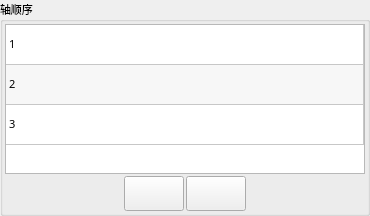
           <widget class="QGroupBox" name="groupBoxAxis">
            <property name="font">
             <font>
              <family>微软雅黑</family>
              <pointsize>8</pointsize>
              <weight>50</weight>
              <bold>false</bold>
             </font>
            </property>
            <property name="title">
             <string>轴顺序</string>
            </property>
            <layout class="QGridLayout" name="gridLayout_8">
             <property name="margin">
              <number>2</number>
             </property>
             <property name="spacing">
              <number>2</number>
             </property>
             <item row="0" column="0" colspan="4">
              <widget class="QTableWidget" name="tableWidgetAxis">
               <property name="minimumSize">
                <size>
                 <width>0</width>
                 <height>123</height>
                </size>
               </property>
               <property name="maximumSize">
                <size>
                 <width>16777215</width>
                 <height>150</height>
                </size>
               </property>
               <property name="font">
                <font>
                 <family>微软雅黑</family>
                 <pointsize>8</pointsize>
                 <weight>50</weight>
                 <italic>false</italic>
                 <bold>false</bold>
                </font>
               </property>
               <property name="focusPolicy">
                <enum>Qt::NoFocus</enum>
               </property>
               <property name="styleSheet">
                <string notr="true">selection-background-color: rgb(85, 170, 255);</string>
               </property>
               <property name="frameShape">
                <enum>QFrame::StyledPanel</enum>
               </property>
               <property name="frameShadow">
                <enum>QFrame::Plain</enum>
               </property>
               <property name="verticalScrollBarPolicy">
                <enum>Qt::ScrollBarAlwaysOff</enum>
               </property>
               <property name="horizontalScrollBarPolicy">
                <enum>Qt::ScrollBarAlwaysOff</enum>
               </property>
               <property name="editTriggers">
                <set>QAbstractItemView::NoEditTriggers</set>
               </property>
               <property name="tabKeyNavigation">
                <bool>false</bool>
               </property>
               <property name="showDropIndicator" stdset="0">
                <bool>false</bool>
               </property>
               <property name="dragDropOverwriteMode">
                <bool>false</bool>
               </property>
               <property name="alternatingRowColors">
                <bool>true</bool>
               </property>
               <property name="selectionMode">
                <enum>QAbstractItemView::SingleSelection</enum>
               </property>
               <property name="selectionBehavior">
                <enum>QAbstractItemView::SelectRows</enum>
               </property>
               <property name="wordWrap">
                <bool>false</bool>
               </property>
               <property name="rowCount">
                <number>3</number>
               </property>
               <property name="columnCount">
                <number>1</number>
               </property>
               <attribute name="horizontalHeaderVisible">
                <bool>false</bool>
               </attribute>
               <attribute name="horizontalHeaderCascadingSectionResizes">
                <bool>false</bool>
               </attribute>
               <attribute name="horizontalHeaderDefaultSectionSize">
                <number>50</number>
               </attribute>
               <attribute name="horizontalHeaderHighlightSections">
                <bool>false</bool>
               </attribute>
               <attribute name="horizontalHeaderStretchLastSection">
                <bool>true</bool>
               </attribute>
               <attribute name="verticalHeaderVisible">
                <bool>false</bool>
               </attribute>
               <attribute name="verticalHeaderDefaultSectionSize">
                <number>20</number>
               </attribute>
               <attribute name="verticalHeaderMinimumSectionSize">
                <number>40</number>
               </attribute>
               <row>
                <property name="text">
                 <string notr="true">1</string>
                </property>
                <property name="toolTip">
                 <string notr="true"/>
                </property>
                <property name="whatsThis">
                 <string notr="true"/>
                </property>
                <property name="font">
                 <font>
                  <family>微软雅黑</family>
                  <pointsize>8</pointsize>
                  <weight>50</weight>
                  <bold>false</bold>
                 </font>
                </property>
               </row>
               <row>
                <property name="text">
                 <string notr="true">2</string>
                </property>
                <property name="toolTip">
                 <string notr="true"/>
                </property>
                <property name="whatsThis">
                 <string notr="true"/>
                </property>
                <property name="font">
                 <font>
                  <family>微软雅黑</family>
                  <pointsize>8</pointsize>
                  <weight>50</weight>
                  <italic>false</italic>
                  <bold>false</bold>
                 </font>
                </property>
               </row>
               <row>
                <property name="text">
                 <string notr="true">3</string>
                </property>
                <property name="toolTip">
                 <string notr="true"/>
                </property>
                <property name="whatsThis">
                 <string notr="true"/>
                </property>
                <property name="font">
                 <font>
                  <family>微软雅黑</family>
                  <pointsize>8</pointsize>
                  <weight>50</weight>
                  <bold>false</bold>
                 </font>
                </property>
               </row>
               <column>
                <property name="text">
                 <string/>
                </property>
                <property name="font">
                 <font>
                  <family>微软雅黑</family>
                  <pointsize>8</pointsize>
                  <weight>50</weight>
                  <bold>false</bold>
                 </font>
                </property>
               </column>
               <item row="0" column="0">
                <property name="text">
                 <string notr="true">1</string>
                </property>
                <property name="font">
                 <font>
                  <family>微软雅黑</family>
                  <pointsize>8</pointsize>
                  <weight>50</weight>
                  <bold>false</bold>
                 </font>
                </property>
               </item>
               <item row="1" column="0">
                <property name="text">
                 <string notr="true">2</string>
                </property>
                <property name="font">
                 <font>
                  <family>微软雅黑</family>
                  <pointsize>8</pointsize>
                  <weight>50</weight>
                  <bold>false</bold>
                 </font>
                </property>
               </item>
               <item row="2" column="0">
                <property name="text">
                 <string notr="true">3</string>
                </property>
                <property name="font">
                 <font>
                  <family>微软雅黑</family>
                  <pointsize>8</pointsize>
                  <weight>50</weight>
                  <bold>false</bold>
                 </font>
                </property>
               </item>
              </widget>
             </item>
             <item row="1" column="0">
              <spacer name="horizontalSpacer">
               <property name="orientation">
                <enum>Qt::Horizontal</enum>
               </property>
               <property name="sizeHint" stdset="0">
                <size>
                 <width>117</width>
                 <height>20</height>
                </size>
               </property>
              </spacer>
             </item>
             <item row="1" column="1">
              <widget class="QPushButton" name="BtnGoUp">
               <property name="minimumSize">
                <size>
                 <width>60</width>
                 <height>35</height>
                </size>
               </property>
               <property name="maximumSize">
                <size>
                 <width>120</width>
                 <height>35</height>
                </size>
               </property>
               <property name="text">
                <string/>
               </property>
               <property name="icon">
                <iconset resource="../xPad.qrc">
                 <normaloff>:/img/16X16/go-up.png</normaloff>:/img/16X16/go-up.png</iconset>
               </property>
               <property name="iconSize">
                <size>
                 <width>22</width>
                 <height>22</height>
                </size>
               </property>
              </widget>
             </item>
             <item row="1" column="2">
              <widget class="QPushButton" name="BtnGoDown">
               <property name="minimumSize">
                <size>
                 <width>60</width>
                 <height>35</height>
                </size>
               </property>
               <property name="maximumSize">
                <size>
                 <width>120</width>
                 <height>35</height>
                </size>
               </property>
               <property name="text">
                <string/>
               </property>
               <property name="icon">
                <iconset resource="../xPad.qrc">
                 <normaloff>:/img/16X16/go-down.png</normaloff>:/img/16X16/go-down.png</iconset>
               </property>
               <property name="iconSize">
                <size>
                 <width>22</width>
                 <height>22</height>
                </size>
               </property>
              </widget>
             </item>
             <item row="1" column="3">
              <spacer name="horizontalSpacer_3">
               <property name="orientation">
                <enum>Qt::Horizontal</enum>
               </property>
               <property name="sizeHint" stdset="0">
                <size>
                 <width>117</width>
                 <height>20</height>
                </size>
               </property>
              </spacer>
             </item>
            </layout>
           </widget>
